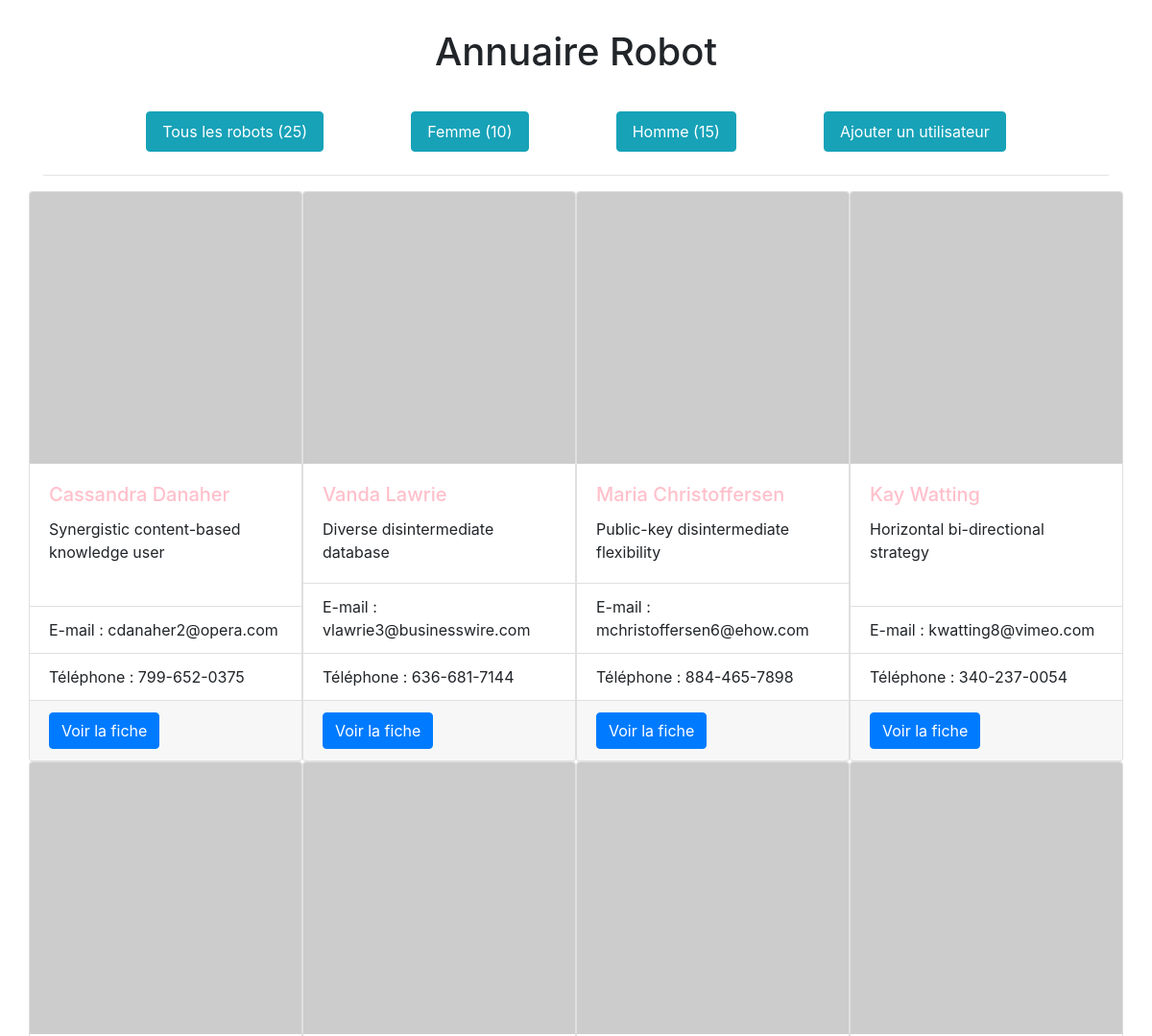
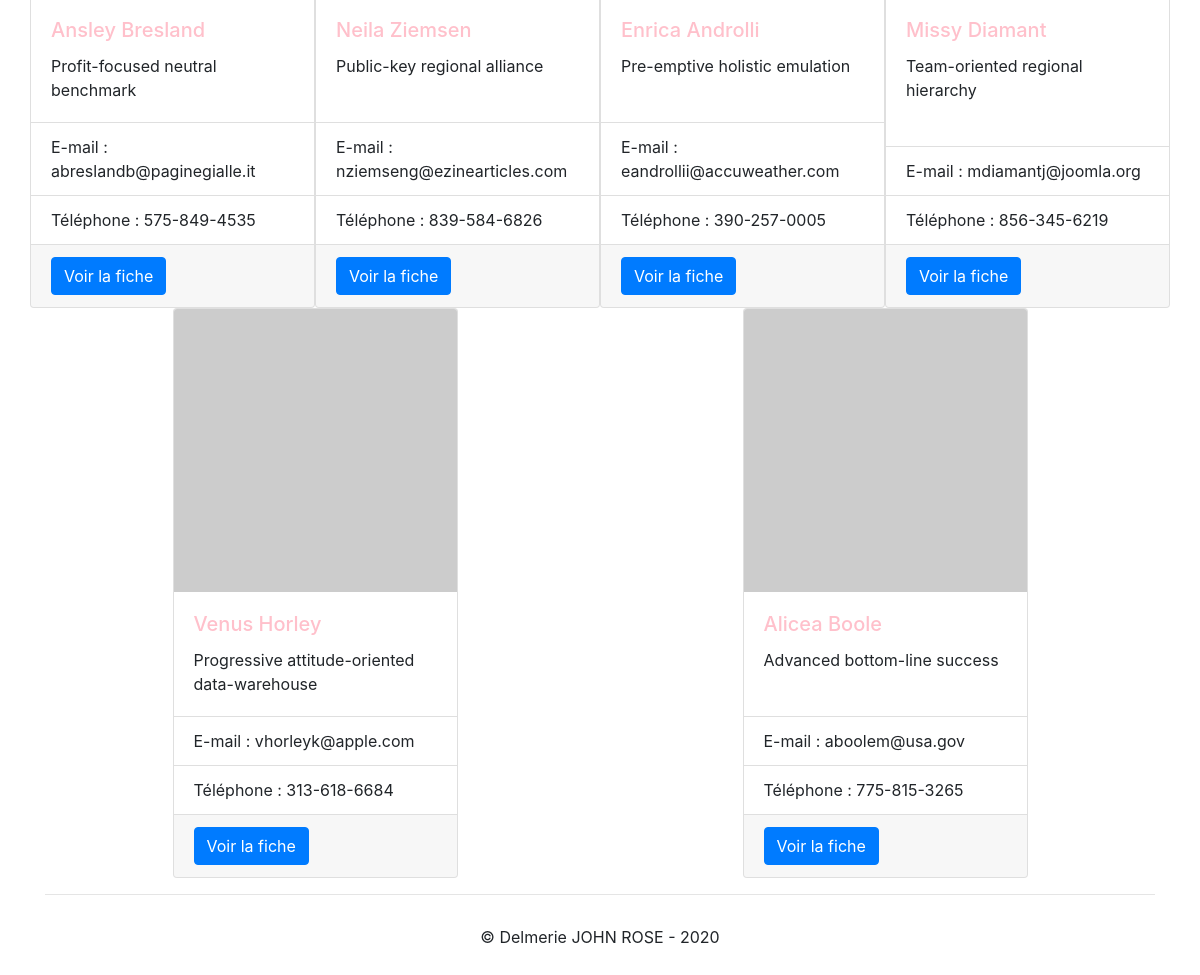
/index.php?gender=female, run on the app's committed database (2 pictures, top to bottom).
### tables this page shows
CREATE TABLE `users` ( `id` INT NOT NULL AUTO_INCREMENT , `first_name` VARCHAR(256) NOT NULL , `last_name` VARCHAR(256) NOT NULL , `email` VARCHAR(256) NOT NULL , `gender` VARCHAR(256) NOT NULL , `photo` VARCHAR(256) NOT NULL , `phone` VARCHAR(256) NOT NULL , `slogan` VARCHAR(256) NOT NULL , PRIMARY KEY (`id`));

### index.php (the view, shortened to what this page needs)
<?
require_once 'inc/db-connect.inc.php';
require_once 'inc/header.inc.php';
?>
<body>
<div class="container">
    <div class="entete">
        <h1>Annuaire Robot</h1>
        <? require_once 'inc/menu.inc.php'; ?>
    </div>
        <div class="row d-flex justify-content-around">
            <?foreach ($users as $user) {?>
            <div class="col-md-3 card user-card">
                <img src="<?=$user['photo']?>" width="150px" class="card-img-top">
                <div class="card-body">
                    <h5 class="card-title" style=<?echo $user['gender']=='Male' ? 'color:blue' : 'color:pink' ?>
                        ><?=$user['first_name']?> <?=$user['last_name']?></h5>
                    <p class="card-text"><?=$user['slogan']?></p>
                </div>
                <ul class="list-group list-group-flush">
                    <li class="list-group-item">E-mail : <?=$user['email']?></li>
                </ul>
                <ul class="list-group list-group-flush">
                    <li class="list-group-item">Téléphone : <?=$user['phone']?></li>
                </ul>
                <div class="card-footer">
                    <a href="user.php?id=<?=$user['id']?>" class="card-link btn btn-primary">Voir la fiche</a>
                </div>
            </div>
            <?}?>
        </div>
    <?require_once 'inc/footer.inc.php'?>
</div>
</body>
</html>

### style.css (style rules this page uses)
h1, footer { text-align: center; margin: 30px; }
.user-card { padding: 0; }

### data on the page
users: first_name "Cassandra", last_name "Danaher", slogan "Synergistic content-based knowledge user", email "cdanaher2@opera.com", phone "799-652-0375"
users: first_name "Vanda", last_name "Lawrie", slogan "Diverse disintermediate database", email "vlawrie3@businesswire.com", phone "636-681-7144"
users: first_name "Maria", last_name "Christoffersen", slogan "Public-key disintermediate flexibility", email "mchristoffersen6@ehow.com", phone "884-465-7898"
users: first_name "Kay", last_name "Watting", slogan "Horizontal bi-directional strategy", email "kwatting8@vimeo.com", phone "340-237-0054"
users: first_name "Ansley", last_name "Bresland", slogan "Profit-focused neutral benchmark", email "abreslandb@paginegialle.it", phone "575-849-4535"
users: first_name "Neila", last_name "Ziemsen", slogan "Public-key regional alliance", email "nziemseng@ezinearticles.com", phone "839-584-6826"
users: first_name "Enrica", last_name "Androlli", slogan "Pre-emptive holistic emulation", email "eandrollii@accuweather.com", phone "390-257-0005"
users: first_name "Missy", last_name "Diamant", slogan "Team-oriented regional hierarchy", email "mdiamantj@joomla.org", phone "856-345-6219"
users: first_name "Venus", last_name "Horley", slogan "Progressive attitude-oriented data-warehouse", email "vhorleyk@apple.com", phone "313-618-6684"
users: first_name "Alicea", last_name "Boole", slogan "Advanced bottom-line success", email "aboolem@usa.gov", phone "775-815-3265"

### other printed values
$total_gender "25"
$gender_fr "Femme"
$gender['nb'] "10"
$gender_fr "Homme"
$gender['nb'] "15"
